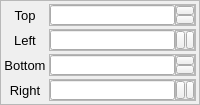
                         <widget class="QFrame" name="frame_14">
                          <property name="frameShape">
                           <enum>QFrame::StyledPanel</enum>
                          </property>
                          <layout class="QGridLayout" name="gridLayout_3">
                           <property name="leftMargin">
                            <number>3</number>
                           </property>
                           <property name="topMargin">
                            <number>3</number>
                           </property>
                           <property name="rightMargin">
                            <number>3</number>
                           </property>
                           <property name="bottomMargin">
                            <number>3</number>
                           </property>
                           <property name="spacing">
                            <number>3</number>
                           </property>
                           <item row="0" column="0">
                            <widget class="QLabel" name="lbl_static_top_page0_d0_p0_2">
                             <property name="font">
                              <font>
                               <pointsize>10</pointsize>
                              </font>
                             </property>
                             <property name="text">
                              <string>Top</string>
                             </property>
                             <property name="alignment">
                              <set>Qt::AlignCenter</set>
                             </property>
                            </widget>
                           </item>
                           <item row="0" column="1">
                            <widget class="QFrame" name="frme_cstm_spbx_top_page0_det0_p0_2">
                             <property name="sizePolicy">
                              <sizepolicy hsizetype="Preferred" vsizetype="Preferred">
                               <horstretch>0</horstretch>
                               <verstretch>0</verstretch>
                              </sizepolicy>
                             </property>
                             <property name="frameShape">
                              <enum>QFrame::StyledPanel</enum>
                             </property>
                             <property name="frameShadow">
                              <enum>QFrame::Plain</enum>
                             </property>
                             <layout class="QHBoxLayout" name="layout_hrz_frme_cstm_spbx_top_page0_det0_p0_2">
                              <property name="spacing">
                               <number>0</number>
                              </property>
                              <property name="leftMargin">
                               <number>0</number>
                              </property>
                              <property name="topMargin">
                               <number>0</number>
                              </property>
                              <property name="rightMargin">
                               <number>0</number>
                              </property>
                              <property name="bottomMargin">
                               <number>0</number>
                              </property>
                              <item>
                               <widget class="QLineEdit" name="ledit_top_page0_det0_p0_2">
                                <property name="minimumSize">
                                 <size>
                                  <width>0</width>
                                  <height>20</height>
                                 </size>
                                </property>
                                <property name="maximumSize">
                                 <size>
                                  <width>16777215</width>
                                  <height>20</height>
                                 </size>
                                </property>
                               </widget>
                              </item>
                              <item>
                               <widget class="QFrame" name="frme_btns_top_page0_det0_p0_2">
                                <property name="sizePolicy">
                                 <sizepolicy hsizetype="Fixed" vsizetype="Fixed">
                                  <horstretch>0</horstretch>
                                  <verstretch>0</verstretch>
                                 </sizepolicy>
                                </property>
                                <property name="minimumSize">
                                 <size>
                                  <width>20</width>
                                  <height>20</height>
                                 </size>
                                </property>
                                <property name="maximumSize">
                                 <size>
                                  <width>20</width>
                                  <height>20</height>
                                 </size>
                                </property>
                                <property name="autoFillBackground">
                                 <bool>false</bool>
                                </property>
                                <property name="frameShape">
                                 <enum>QFrame::StyledPanel</enum>
                                </property>
                                <property name="frameShadow">
                                 <enum>QFrame::Plain</enum>
                                </property>
                                <layout class="QVBoxLayout" name="verticalLayout_10">
                                 <property name="spacing">
                                  <number>0</number>
                                 </property>
                                 <property name="leftMargin">
                                  <number>0</number>
                                 </property>
                                 <property name="topMargin">
                                  <number>0</number>
                                 </property>
                                 <property name="rightMargin">
                                  <number>0</number>
                                 </property>
                                 <property name="bottomMargin">
                                  <number>0</number>
                                 </property>
                                 <item>
                                  <widget class="QPushButton" name="btn_top_up_page0_det0_p0_2">
                                   <property name="text">
                                    <string/>
                                   </property>
                                   <property name="icon">
                                    <iconset>
                                     <normaloff>Resources/up_arrow.jpg</normaloff>Resources/up_arrow.jpg</iconset>
                                   </property>
                                  </widget>
                                 </item>
                                 <item>
                                  <widget class="QPushButton" name="btn_top_down_page0_det0_p0_2">
                                   <property name="text">
                                    <string/>
                                   </property>
                                   <property name="icon">
                                    <iconset>
                                     <normaloff>Resources/down_arrow.jpg</normaloff>Resources/down_arrow.jpg</iconset>
                                   </property>
                                   <property name="iconSize">
                                    <size>
                                     <width>16</width>
                                     <height>16</height>
                                    </size>
                                   </property>
                                  </widget>
                                 </item>
                                </layout>
                               </widget>
                              </item>
                             </layout>
                            </widget>
                           </item>
                           <item row="1" column="0">
                            <widget class="QLabel" name="lbl_static_left_page0_det0_p0_2">
                             <property name="font">
                              <font>
                               <pointsize>10</pointsize>
                              </font>
                             </property>
                             <property name="text">
                              <string>Left</string>
                             </property>
                             <property name="alignment">
                              <set>Qt::AlignCenter</set>
                             </property>
                            </widget>
                           </item>
                           <item row="1" column="1">
                            <widget class="QFrame" name="frme_cstm_spbx_left_page0_det0_p0_2">
                             <property name="sizePolicy">
                              <sizepolicy hsizetype="Preferred" vsizetype="Preferred">
                               <horstretch>0</horstretch>
                               <verstretch>0</verstretch>
                              </sizepolicy>
                             </property>
                             <property name="frameShape">
                              <enum>QFrame::StyledPanel</enum>
                             </property>
                             <property name="frameShadow">
                              <enum>QFrame::Plain</enum>
                             </property>
                             <layout class="QHBoxLayout" name="layout_hrz_frme_cstm_spbx_left_page0_det0_p0_2">
                              <property name="spacing">
                               <number>0</number>
                              </property>
                              <property name="leftMargin">
                               <number>0</number>
                              </property>
                              <property name="topMargin">
                               <number>0</number>
                              </property>
                              <property name="rightMargin">
                               <number>0</number>
                              </property>
                              <property name="bottomMargin">
                               <number>0</number>
                              </property>
                              <item>
                               <widget class="QLineEdit" name="ledit_left_page0_det0_p0_2">
                                <property name="minimumSize">
                                 <size>
                                  <width>0</width>
                                  <height>20</height>
                                 </size>
                                </property>
                                <property name="maximumSize">
                                 <size>
                                  <width>16777215</width>
                                  <height>20</height>
                                 </size>
                                </property>
                               </widget>
                              </item>
                              <item>
                               <widget class="QFrame" name="frme_btns_left_page0_det0_p0_2">
                                <property name="sizePolicy">
                                 <sizepolicy hsizetype="Fixed" vsizetype="Fixed">
                                  <horstretch>0</horstretch>
                                  <verstretch>0</verstretch>
                                 </sizepolicy>
                                </property>
                                <property name="minimumSize">
                                 <size>
                                  <width>20</width>
                                  <height>20</height>
                                 </size>
                                </property>
                                <property name="maximumSize">
                                 <size>
                                  <width>20</width>
                                  <height>20</height>
                                 </size>
                                </property>
                                <property name="autoFillBackground">
                                 <bool>false</bool>
                                </property>
                                <property name="frameShape">
                                 <enum>QFrame::StyledPanel</enum>
                                </property>
                                <property name="frameShadow">
                                 <enum>QFrame::Plain</enum>
                                </property>
                                <layout class="QHBoxLayout" name="horizontalLayout_8">
                                 <property name="spacing">
                                  <number>1</number>
                                 </property>
                                 <property name="leftMargin">
                                  <number>0</number>
                                 </property>
                                 <property name="topMargin">
                                  <number>0</number>
                                 </property>
                                 <property name="rightMargin">
                                  <number>0</number>
                                 </property>
                                 <property name="bottomMargin">
                                  <number>0</number>
                                 </property>
                                 <item>
                                  <widget class="QPushButton" name="btn_left_left_page0_det0_p0_2">
                                   <property name="text">
                                    <string/>
                                   </property>
                                   <property name="icon">
                                    <iconset>
                                     <normaloff>Resources/left_arrow.jpg</normaloff>Resources/left_arrow.jpg</iconset>
                                   </property>
                                   <property name="iconSize">
                                    <size>
                                     <width>16</width>
                                     <height>16</height>
                                    </size>
                                   </property>
                                  </widget>
                                 </item>
                                 <item>
                                  <widget class="QPushButton" name="btn_left_right_page0_det0_p0_2">
                                   <property name="text">
                                    <string/>
                                   </property>
                                   <property name="icon">
                                    <iconset>
                                     <normaloff>Resources/right_arrow.jpg</normaloff>Resources/right_arrow.jpg</iconset>
                                   </property>
                                  </widget>
                                 </item>
                                </layout>
                               </widget>
                              </item>
                             </layout>
                            </widget>
                           </item>
                           <item row="2" column="0">
                            <widget class="QLabel" name="lbl_bottom_page0_det0_p0_2">
                             <property name="font">
                              <font>
                               <pointsize>10</pointsize>
                              </font>
                             </property>
                             <property name="text">
                              <string>Bottom</string>
                             </property>
                             <property name="alignment">
                              <set>Qt::AlignCenter</set>
                             </property>
                            </widget>
                           </item>
                           <item row="2" column="1">
                            <widget class="QFrame" name="frme_cstm_spbx_bottom_page0_det0_p0_2">
                             <property name="frameShape">
                              <enum>QFrame::StyledPanel</enum>
                             </property>
                             <property name="frameShadow">
                              <enum>QFrame::Plain</enum>
                             </property>
                             <layout class="QHBoxLayout" name="layout_hrz_frme_cstm_spbx_bottom_page0_det0_p0_2">
                              <property name="spacing">
                               <number>0</number>
                              </property>
                              <property name="leftMargin">
                               <number>0</number>
                              </property>
                              <property name="topMargin">
                               <number>0</number>
                              </property>
                              <property name="rightMargin">
                               <number>0</number>
                              </property>
                              <property name="bottomMargin">
                               <number>0</number>
                              </property>
                              <item>
                               <widget class="QLineEdit" name="ledit_bottom_page0_det0_p0_2">
                                <property name="minimumSize">
                                 <size>
                                  <width>0</width>
                                  <height>20</height>
                                 </size>
                                </property>
                                <property name="maximumSize">
                                 <size>
                                  <width>16777215</width>
                                  <height>20</height>
                                 </size>
                                </property>
                               </widget>
                              </item>
                              <item>
                               <widget class="QFrame" name="frme_btns_bottom_page0_det0_p0_2">
                                <property name="sizePolicy">
                                 <sizepolicy hsizetype="Fixed" vsizetype="Fixed">
                                  <horstretch>0</horstretch>
                                  <verstretch>0</verstretch>
                                 </sizepolicy>
                                </property>
                                <property name="minimumSize">
                                 <size>
                                  <width>20</width>
                                  <height>20</height>
                                 </size>
                                </property>
                                <property name="maximumSize">
                                 <size>
                                  <width>20</width>
                                  <height>20</height>
                                 </size>
                                </property>
                                <property name="autoFillBackground">
                                 <bool>false</bool>
                                </property>
                                <property name="frameShape">
                                 <enum>QFrame::StyledPanel</enum>
                                </property>
                                <property name="frameShadow">
                                 <enum>QFrame::Plain</enum>
                                </property>
                                <layout class="QVBoxLayout" name="verticalLayout_11">
                                 <property name="spacing">
                                  <number>0</number>
                                 </property>
                                 <property name="leftMargin">
                                  <number>0</number>
                                 </property>
                                 <property name="topMargin">
                                  <number>0</number>
                                 </property>
                                 <property name="rightMargin">
                                  <number>0</number>
                                 </property>
                                 <property name="bottomMargin">
                                  <number>0</number>
                                 </property>
                                 <item>
                                  <widget class="QPushButton" name="btn_bottom_up_page0_det0_p0_2">
                                   <property name="text">
                                    <string/>
                                   </property>
                                   <property name="icon">
                                    <iconset>
                                     <normaloff>Resources/up_arrow.jpg</normaloff>Resources/up_arrow.jpg</iconset>
                                   </property>
                                  </widget>
                                 </item>
                                 <item>
                                  <widget class="QPushButton" name="btn_bottom_down_page0_det0_p0_2">
                                   <property name="text">
                                    <string/>
                                   </property>
                                   <property name="icon">
                                    <iconset>
                                     <normaloff>Resources/down_arrow.jpg</normaloff>Resources/down_arrow.jpg</iconset>
                                   </property>
                                   <property name="iconSize">
                                    <size>
                                     <width>16</width>
                                     <height>16</height>
                                    </size>
                                   </property>
                                  </widget>
                                 </item>
                                </layout>
                               </widget>
                              </item>
                             </layout>
                            </widget>
                           </item>
                           <item row="3" column="0">
                            <widget class="QLabel" name="lbl_static_right_page0_det0_p0_2">
                             <property name="font">
                              <font>
                               <pointsize>10</pointsize>
                              </font>
                             </property>
                             <property name="text">
                              <string>Right</string>
                             </property>
                             <property name="alignment">
                              <set>Qt::AlignCenter</set>
                             </property>
                            </widget>
                           </item>
                           <item row="3" column="1">
                            <widget class="QFrame" name="frme_cstm_spbx_right_page0_det0_p0_2">
                             <property name="frameShape">
                              <enum>QFrame::StyledPanel</enum>
                             </property>
                             <property name="frameShadow">
                              <enum>QFrame::Plain</enum>
                             </property>
                             <layout class="QHBoxLayout" name="layout_hrz_cstm_spbx_right_page0_det0_p0_2">
                              <property name="spacing">
                               <number>0</number>
                              </property>
                              <property name="leftMargin">
                               <number>0</number>
                              </property>
                              <property name="topMargin">
                               <number>0</number>
                              </property>
                              <property name="rightMargin">
                               <number>0</number>
                              </property>
                              <property name="bottomMargin">
                               <number>0</number>
                              </property>
                              <item>
                               <widget class="QLineEdit" name="ledit_right_page0_det0_p0_2">
                                <property name="minimumSize">
                                 <size>
                                  <width>0</width>
                                  <height>20</height>
                                 </size>
                                </property>
                                <property name="maximumSize">
                                 <size>
                                  <width>16777215</width>
                                  <height>20</height>
                                 </size>
                                </property>
                               </widget>
                              </item>
                              <item>
                               <widget class="QFrame" name="frme_btns_right_page0_det0_p0_2">
                                <property name="sizePolicy">
                                 <sizepolicy hsizetype="Fixed" vsizetype="Fixed">
                                  <horstretch>0</horstretch>
                                  <verstretch>0</verstretch>
                                 </sizepolicy>
                                </property>
                                <property name="minimumSize">
                                 <size>
                                  <width>20</width>
                                  <height>20</height>
                                 </size>
                                </property>
                                <property name="maximumSize">
                                 <size>
                                  <width>20</width>
                                  <height>20</height>
                                 </size>
                                </property>
                                <property name="autoFillBackground">
                                 <bool>false</bool>
                                </property>
                                <property name="frameShape">
                                 <enum>QFrame::StyledPanel</enum>
                                </property>
                                <property name="frameShadow">
                                 <enum>QFrame::Plain</enum>
                                </property>
                                <layout class="QHBoxLayout" name="horizontalLayout_9">
                                 <property name="spacing">
                                  <number>1</number>
                                 </property>
                                 <property name="leftMargin">
                                  <number>0</number>
                                 </property>
                                 <property name="topMargin">
                                  <number>0</number>
                                 </property>
                                 <property name="rightMargin">
                                  <number>0</number>
                                 </property>
                                 <property name="bottomMargin">
                                  <number>0</number>
                                 </property>
                                 <item>
                                  <widget class="QPushButton" name="btn_right_left_page0_det0_p0_2">
                                   <property name="text">
                                    <string/>
                                   </property>
                                   <property name="icon">
                                    <iconset>
                                     <normaloff>Resources/left_arrow.jpg</normaloff>Resources/left_arrow.jpg</iconset>
                                   </property>
                                   <property name="iconSize">
                                    <size>
                                     <width>16</width>
                                     <height>16</height>
                                    </size>
                                   </property>
                                  </widget>
                                 </item>
                                 <item>
                                  <widget class="QPushButton" name="btn_right_right_page0_det0_p0_2">
                                   <property name="text">
                                    <string/>
                                   </property>
                                   <property name="icon">
                                    <iconset>
                                     <normaloff>Resources/right_arrow.jpg</normaloff>Resources/right_arrow.jpg</iconset>
                                   </property>
                                  </widget>
                                 </item>
                                </layout>
                               </widget>
                              </item>
                             </layout>
                            </widget>
                           </item>
                          </layout>
                         </widget>
